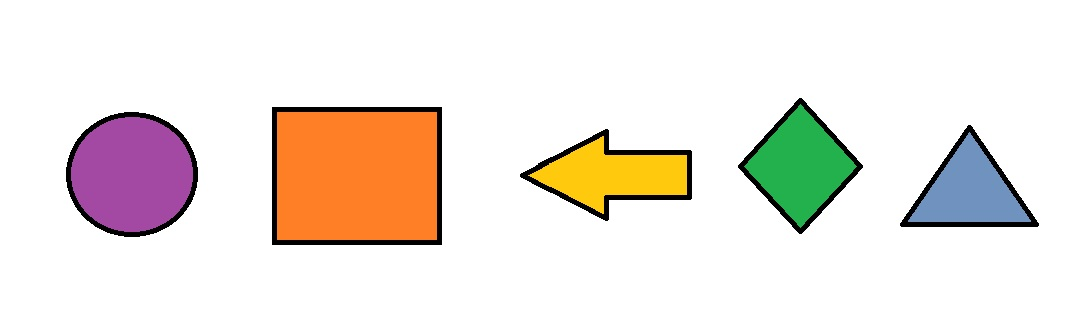
#> input picture images/cap4/shapes2.jpg, 1087 x 320 px
$ jupyter execute Lessons_cap4.ipynb   (older library calls are emulated)
#> lines starting #> are read from the running program, lines starting #| are printed output that depends on the picture; after the words box and inside, x2 and y2 are one past the last pixel; in counts of white or black regions, pixels touching at a corner belong together
## Segmentation and image contour

[cell 1]
import cv2
import numpy as np

path = 'images/cap4/'

[cell 2]
def show_image(img,title="img",waitKey=True):
    cv2.imshow(title,img)
    if waitKey:
        cv2.waitKey(0)
        cv2.destroyAllWindows()

[cell 3]
img = cv2.imread(path+'shapes2.jpg')
#> img is the input picture: shape (320, 1087, 3); mean B, G, R 222.6, 229.6, 237.5
gray = cv2.cvtColor(img,cv2.COLOR_BGR2GRAY)
#it's better to apply canny before. For example, without Canny the number of contour
#would be 1!

canny = cv2.Canny(gray,20,200)
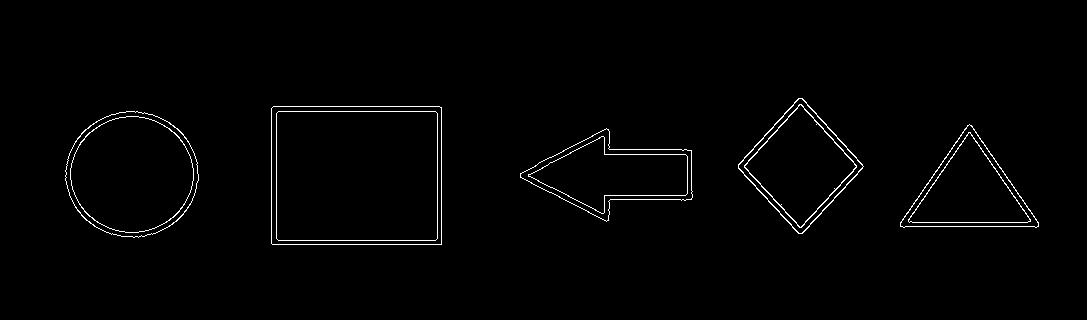
#> canny: shape (320, 1087); 1.3% white in thin lines or dots, all inside (x1, y1, x2, y2) = (65, 98, 1039, 245)
copy = np.copy(canny)
contours, hierarchy = cv2.findContours(copy,cv2.RETR_EXTERNAL,cv2.CHAIN_APPROX_NONE)
#> contours = 5 contours; box (x1, y1, x2, y2) and area: (271, 106, 442, 245) 23456, (65, 111, 199, 238) 12975, (738, 98, 864, 234) 8874, (520, 128, 693, 222) 8512, (900, 124, 1039, 228) 7404
print("Contours found: ",str(len(contours)))
#| Contours found:  5
#with -1 we draw all the contours
cv2.drawContours(img,contours,-1,(0,255,0),3)
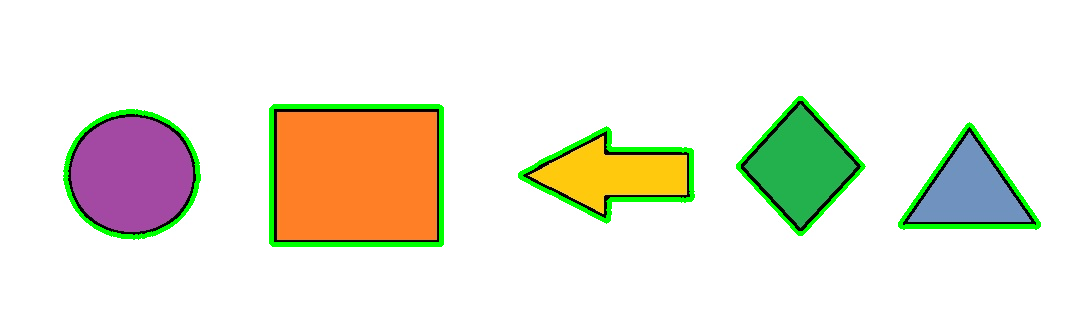
#> img: shape (320, 1087, 3); 2.91% of pixels changed, all inside (x1, y1, x2, y2) = (63, 96, 1041, 247)
show_image(img)

If we print <b>contours</b> we obtain a list of list. In this case we have 5 contours, so we have 5 lists. Each element in each list is the coordinate of a point belonging to that contour. As parameters in findContours, at the approximation, we can use:

    cv2.CHAIN_APPROX_NONE: we store ALL the the points of a contour
    cv2.CHAIN_APPROX_SIMPLE: we store only the important points -> start and ending points

Another parameter is the **retrieval mode**:

    cv2.RETR_LIST: retrieve all the contours
    cv2.RETR_EXTERNAL: retrieve external or outer contours only
    ... other retrieval method but these are the most useful
If for example we have some holes in the shapes, with RETR_LIST we can retrieve also the contours of the holes.

### Area of shapes

To compute the area of the contours we can simply use **cv2.contourArea(contour)**
Let's calculate the areas and then sort the contours for increasing ara

[cell 4]
def get_contour_areas(contours):
    areas = []
    for contour in contours:
        areas.append(cv2.contourArea(contour))
#> this loop made 5 passes
#> after the loop, areas = [8511.5, 7404, 12975, 23456, 8874]
    return areas

print("Areas before sorting: ",get_contour_areas(contours))
#| Areas before sorting:  [8511.5, 7404.0, 12975.0, 23456.0, 8874.0]
#let's sort:
sorted_contours = sorted(contours,key=cv2.contourArea)
#> sorted_contours has the same summary as contours
print("Area after sorting: ",get_contour_areas(sorted_contours))
#> the loop in get_contour_areas (call 2), `for contour in contours:` made 5 passes
#| Area after sorting:  [7404.0, 8511.5, 8874.0, 12975.0, 23456.0]

#draw a center:
copy = np.copy(img)
shape=1
for c in sorted_contours:
    center = np.mean(c,axis=0)
    center =  ((int(center[0,0])-5,int(center[0,1])+10))
    cv2.putText(copy,str(shape),center,cv2.FONT_HERSHEY_PLAIN,1,(0,0,255),2)
    shape+=1
#> this loop made 5 passes
#> center on passes 1 to 5: (964, 205), (609, 184), (795, 175), (126, 183), (351, 185)
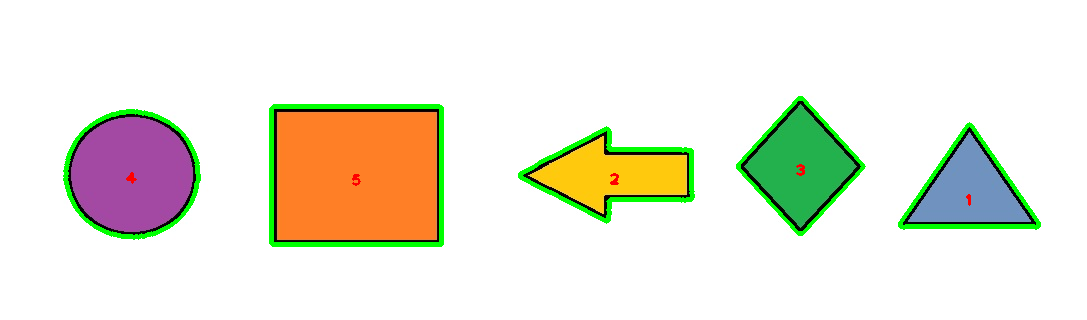
#> copy: shape (320, 1087, 3); 0.09% of pixels changed, all inside (x1, y1, x2, y2) = (126, 164, 971, 206)
#> after the loop, shape = 6
show_image(copy,"Shapes ordered for area")

### Sorting left to right
The solutions seen so far for calculating the center of the shape is not ideal, by the moment that it depends on the regularity of the shape. For a complex and unregular shape it wont show the center. In order to get the right center we need to use the momentum.
In particularly we need to compute the center of mass of the shapes.
**cv2.Moments(c)** allows to compute the moments of the shape. In particular:

    M['m00'] correspond to the Area
    M['m10'] correspond to the moment of inertia wrt x-axis
    M['m01'] correspond to the moment of inertia wrt y-axis

[cell 5]
img = cv2.imread(path+'shapes2.jpg')
copy = np.copy(img)

def label_contour_center(image,c):
    M = cv2.moments(c)
    cx = int(M['m10']/M['m00'])
    cy = int(M['m01']/M['m00'])
    center = (cx,cy)
    cv2.circle(copy,center,10,(0,0,255),-1)
    return copy,center

centers = []
for c in contours:
    orig,center = label_contour_center(copy,c)
    centers.append(center)
#> this loop made 5 passes
#> (cx in label_contour_center, cy in label_contour_center) on passes 1 to 5: (612, 174), (969, 191), (131, 173), (356, 175), (800, 165)
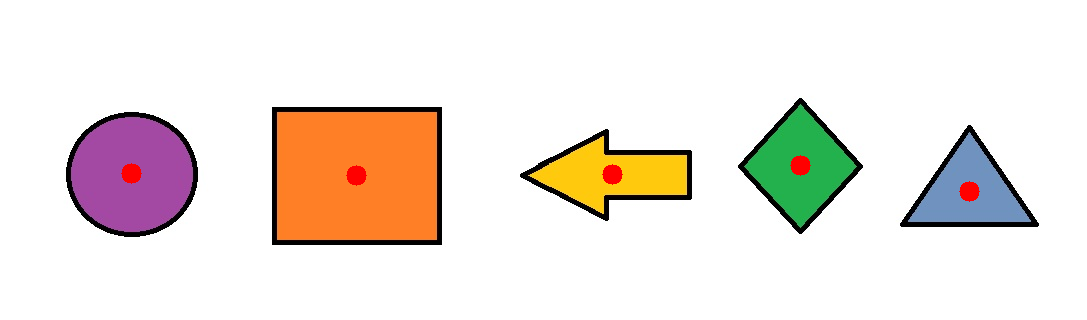
#> copy: shape (320, 1087, 3); 0.46% of pixels changed, all inside (x1, y1, x2, y2) = (121, 155, 980, 202)
#> after the loop, centers = [(612, 174), (969, 191), (131, 173), (356, 175), (800, 165)]

show_image(orig)

centers_left_to_right = np.sort(centers,axis=0)
#> centers_left_to_right = [[131, 165], [356, 173], [612, 174], [800, 175], [969, 191]]

for (i,c) in enumerate(centers_left_to_right):
    center = (c[0],c[1])
    cv2.putText(copy,str(i+1),center,cv2.FONT_HERSHEY_PLAIN,3,(255,0,0),2)
#> this loop made 5 passes
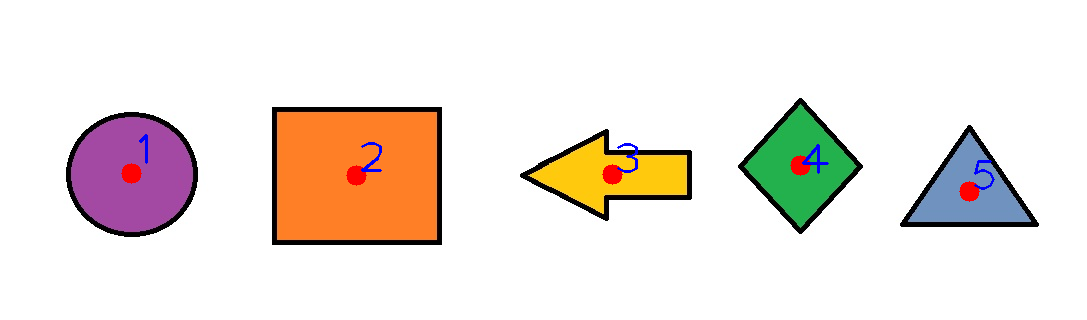
#> copy: shape (320, 1087, 3); 0.26% of pixels changed, all inside (x1, y1, x2, y2) = (139, 134, 995, 190)
show_image(copy)

With **cv2.boundingRect(c)** we can have the x,y of the top-left corner, width and heigth of the bounding rectangle that contains the shape

[cell 6]
for c in contours:
    x,y,w,h = cv2.boundingRect(c)
    cv2.rectangle(copy,(x,y),(x+w,y+h),(255,0,0),3)
#> this loop made 5 passes
#> (x, y, w, h) on passes 1 to 5: (520, 128, 173, 94), (900, 124, 139, 104), (65, 111, 134, 127), (271, 106, 171, 139), (738, 98, 126, 136)
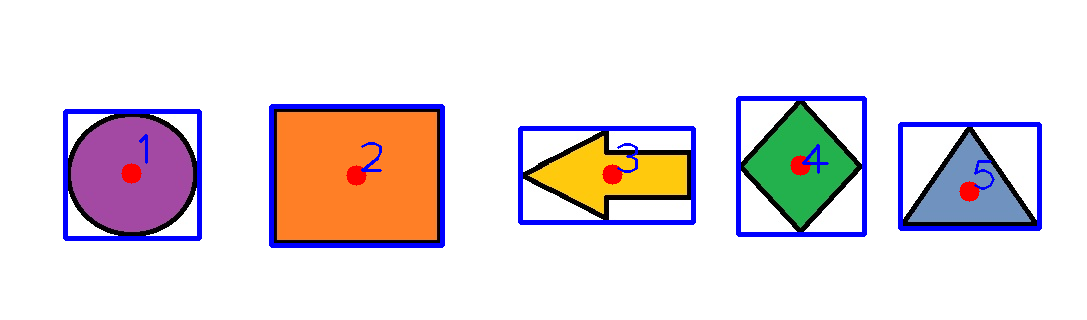
#> copy: shape (320, 1087, 3); 3.84% of pixels changed, all inside (x1, y1, x2, y2) = (63, 96, 1042, 248)

show_image(copy)

## Convex hull
Convex hull is a poligon created using all the extreme contour points of a shape. It represents the tiniest poligon that can contain the shape.
Let's take the image of an hand and apply all the necessary to obtain the contour.

[cell 7]
img = cv2.imread(path+'hand.png')
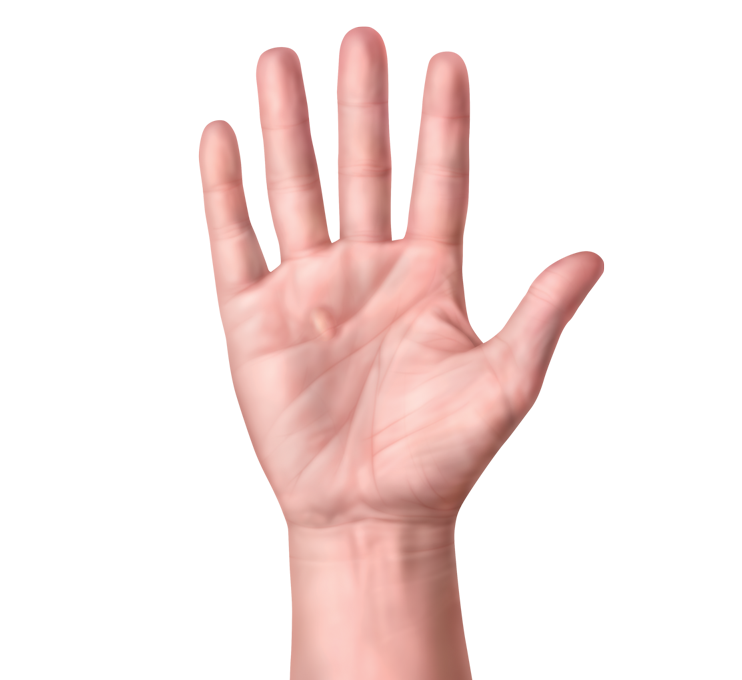
#> input picture images/cap4/hand.png, 742 x 680 px
#> img is the input picture: shape (680, 742, 3); mean B, G, R 228.9, 231, 246.8
copy = np.copy(img)
img_gray = cv2.cvtColor(img,cv2.COLOR_BGR2GRAY)
canny = cv2.Canny(img_gray,20,170)
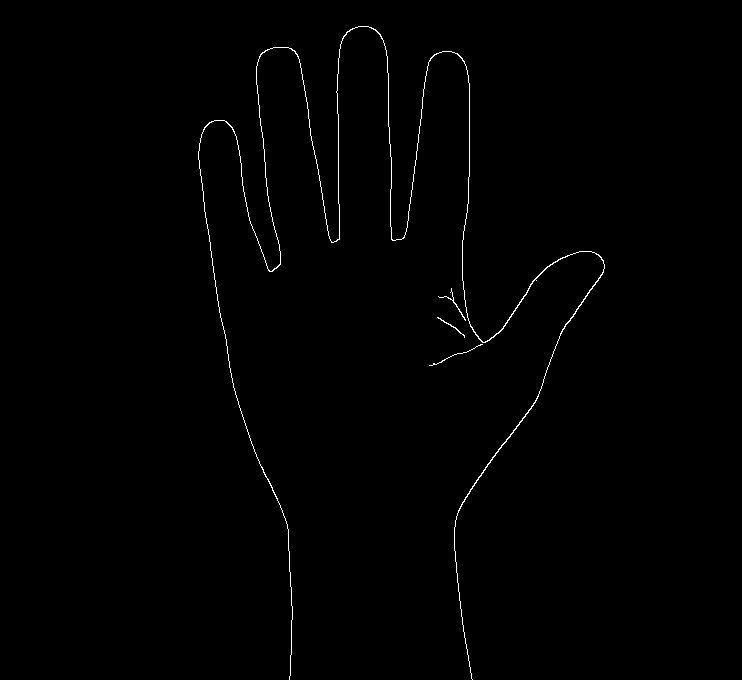
#> canny: shape (680, 742); 0.63% white in thin lines or dots, all inside (x1, y1, x2, y2) = (198, 26, 605, 680)
contours,hierarchy = cv2.findContours(canny,cv2.RETR_LIST,cv2.CHAIN_APPROX_NONE)
#> contours = 4 contours, 3 with area under 20; largest, box (x1, y1, x2, y2) and area: (198, 26, 605, 680) 303
cv2.drawContours(copy,contours,-1,(0,255,0),3)
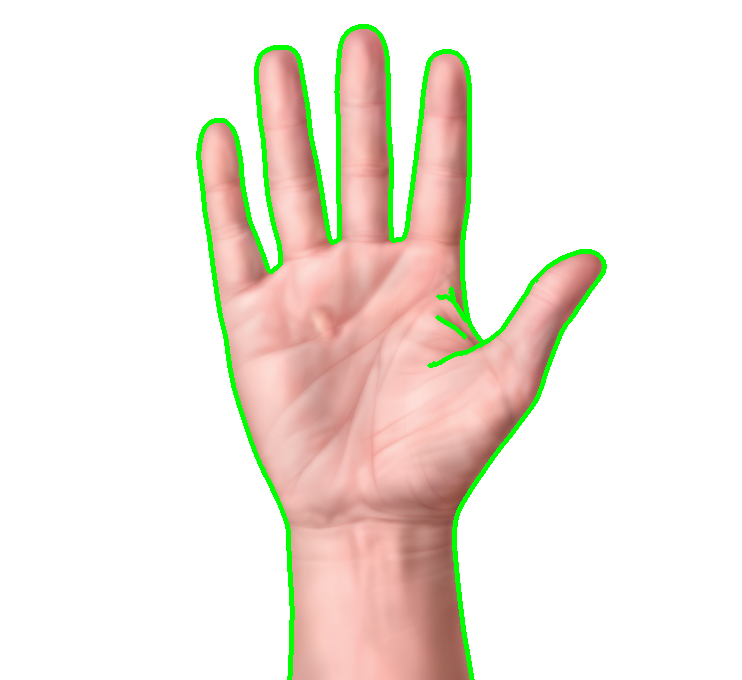
#> copy: shape (680, 742, 3); 2.86% of pixels changed, all inside (x1, y1, x2, y2) = (196, 24, 607, 680)
show_image(copy,"contours")

#there are some internal contours that we want to discard. Let's sort using area
main_contour = sorted(contours,key=cv2.contourArea,reverse=False)[-1]
#> main_contour = contour of 5368 points, box (x1, y1, x2, y2) (198, 26, 605, 680), area 303
copy2 = np.copy(img)
cv2.drawContours(copy2,main_contour,-1,(0,255,0),3)
show_image(copy2,"Main contour")

hull = cv2.convexHull(main_contour)
#> hull = contour of 29 points, box (x1, y1, x2, y2) (198, 26, 605, 680), area 190290
#hull among square brakets because drawContours want a list as parameter
cv2.drawContours(copy2,[hull],-1,(0,255,0),2)
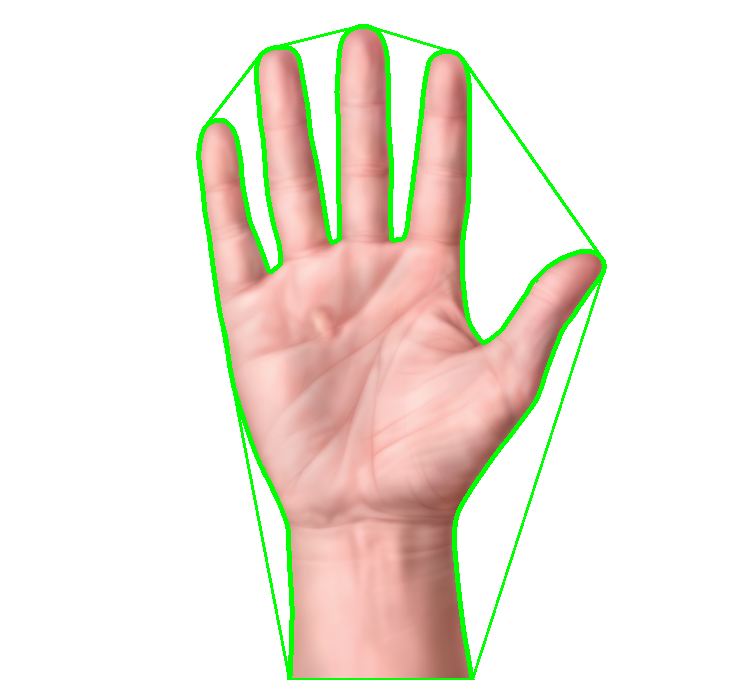
#> copy2: shape (680, 742, 3); mean B, G, R 221.9, 232.6, 238.8
show_image(copy2,"Hull")
